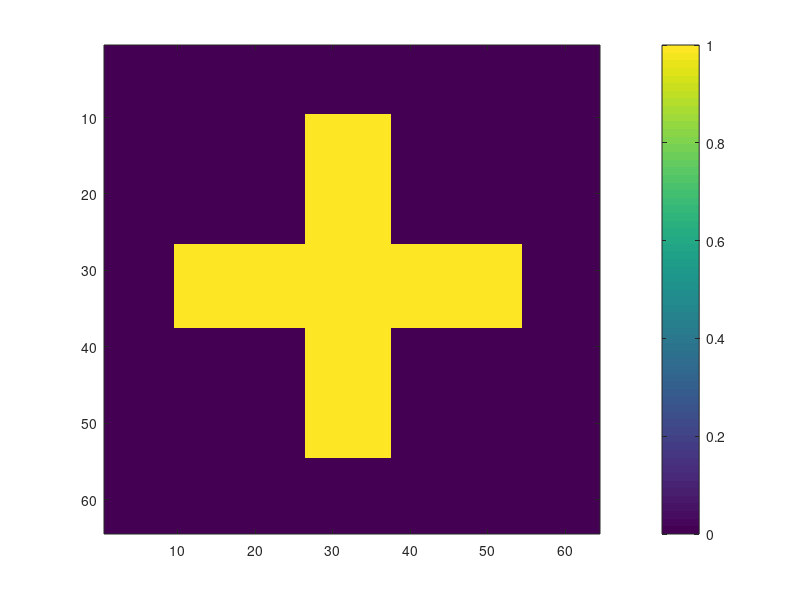

Source code (MATLAB): (Note: this script raises an error after producing the figure.)
%% data generation
n = 500;
d1 = 64;
d2 = d1;
p = d1*d2;

rng(2024)
A = mvnrnd(zeros(p,1),eye(p), n);

X = zeros(d1);
row1 = 27;
row2 = 37;
X(row1:row2,10:54) = 1;
X(10:54,row1:row2) = 1;
imagesc(X);
colorbar;

% set parameters
gamma = 0.8;
lambda_seq = logspace(-1, 3, 20);

nReps = 20;
time_fb = zeros(nReps, 1);
time_fbaa = zeros(nReps, 1);
time_fbf = zeros(nReps, 1);
time_fbfaa = zeros(nReps, 1);

err_fb = zeros(nReps, 1);
err_fbaa = zeros(nReps, 1);
err_fbf = zeros(nReps, 1);
err_fbfaa = zeros(nReps, 1);

pred_fb = zeros(nReps, 1);
pred_fbaa = zeros(nReps, 1);
pred_fbf = zeros(nReps, 1);
pred_fbfaa = zeros(nReps, 1);

for k = 1:nReps
    y = A*X(:) + 0.5*randn(n,1);
    %% algorithm comparison on GMC: FB v.s. FB+AA
    % vanilla
    [X_fb, Xcell_fb, Vcell_fb, BICs_fb, t_fb] = GMC_matreg_path(y, A, d1, d2, 'lambda_seq',lambda_seq,...
                                    'acceleration', 'original', "gamma", gamma, 'splitting', 'FB');
   
    time_fb(k) = t_fb;
    err_fb(k) = norm(X_fb-X, 'fro')/norm(X, 'fro');
    pred_fb(k) = norm(y-A*X_fb(:), 'fro');
    
    % AA
    [X_fbaa, Xcell_fbaa, Vcell_fbaa, BICs_fbaa, t_fbaa] = GMC_matreg_path(y, A, d1, d2, 'lambda_seq',lambda_seq,...
                                          'acceleration', 'aa2', "gamma", gamma, 'splitting', 'FB');
    time_fbaa(k) = t_fbaa;
    err_fbaa(k) = norm(X_fbaa-X, 'fro')/norm(X, 'fro');
    pred_fbaa(k) = norm(y-A*X_fbaa(:), 'fro');
    
    %% algorithm comparison on GMC: FBF v.s. FBF+AA
    % vanilla
    [X_fbf, Xcell_fbf, Vcell_fbf, BICs_fbf, t_fbf] = GMC_matreg_path(y, A, d1, d2, 'lambda_seq',lambda_seq,...
                                         'acceleration', 'original', "gamma", gamma, 'splitting', 'FBF');
    
    time_fbf(k) = t_fbf;
    err_fbf(k) = norm(X_fbf-X, 'fro')/norm(X, 'fro');
    pred_fbf(k) = norm(y-A*X_fbf(:), 'fro');
    
    % AA
    [X_fbfaa, Xcell_fbfaa, Vcell_fbfaa, BICs_fbfaa, t_fbfaa] = GMC_matreg_path(y, A, d1, d2, 'lambda_seq',lambda_seq,...
                                          'acceleration', 'aa2', "gamma", gamma, 'splitting', 'FBF');
    time_fbfaa(k) = t_fbfaa;
    err_fbfaa(k) = norm(X_fbfaa-X, 'fro')/norm(X, 'fro');
    pred_fbfaa(k) = norm(y-A*X_fbfaa(:), 'fro');
    %%
    save("results/MatReg_exp1_n500.mat");
end

